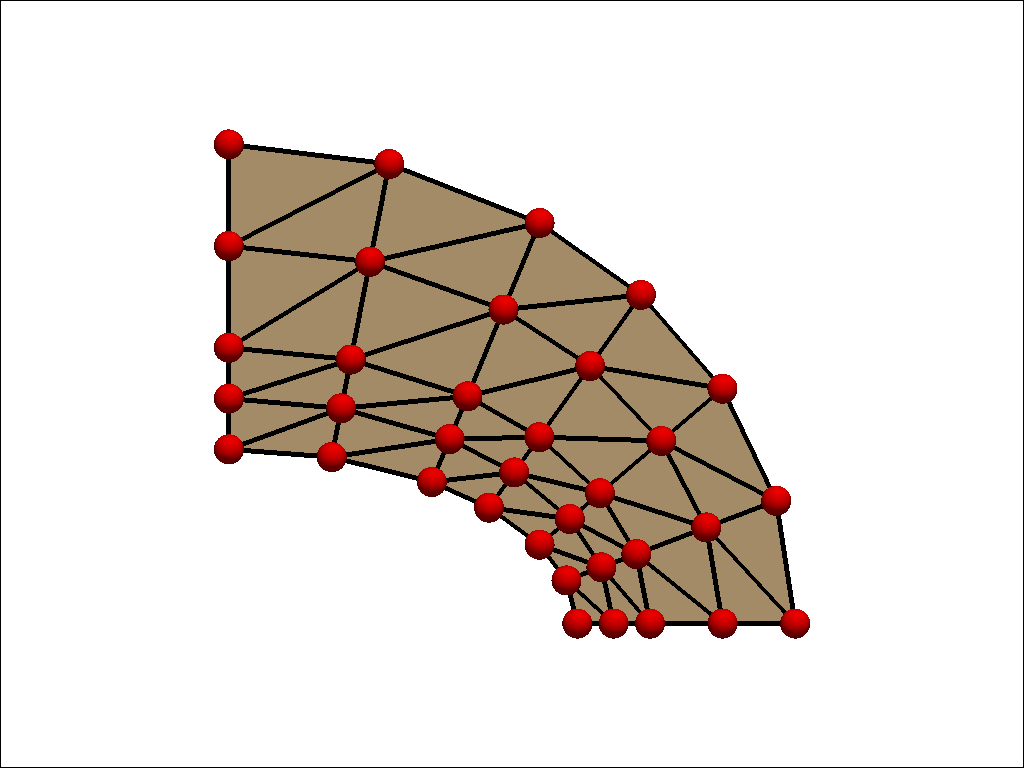

This chart was generated by the following Python code:
import pyvista as pv

pv.set_plot_theme("document")

mesh = pv.read("fine-triangle-1d.vtk")

plotter = pv.Plotter(border=True)

plotter.add_mesh(mesh)
plotter.add_mesh(
    mesh.separate_cells().extract_feature_edges(),
    show_edges=True,
    line_width=5,
    color="black",
)
plotter.add_points(
    mesh.points, render_points_as_spheres=True, point_size=30.0, color="red"
)

plotter.show(cpos="xy", screenshot="fine-triangle-1d.png")
